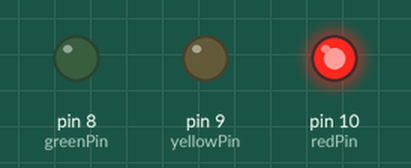
This sketch was run on a simulated Arduino Uno, built with avr-gcc and run on an emulated ATmega328P. Shown: output pins drawn as LEDs (lit = HIGH).

Above: at 5.0 s.
At 11.0 s:
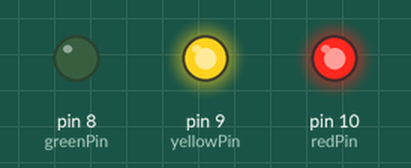
At 17.0 s:
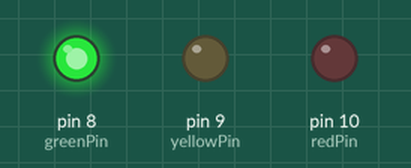
At 23.0 s:
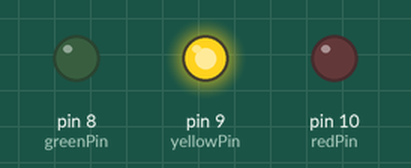
Timing chart, 0 to 31.2 s (numbered marks = the images above):
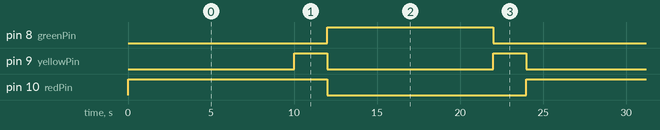

Measured:
- by itself, pin 8 (greenPin): alternates HIGH for 10.0 s and LOW for 14.0 s
- by itself, pin 9 (yellowPin): alternates HIGH for 2.0 s and LOW for 10.0 s
- by itself, pin 10 (redPin): alternates HIGH for 12.0 s and LOW for 12.0 s

The sketch:

traffic1.ino
```cpp
//Project 1 - Traffic Light

int ledDelay = 10000; //Delay in between changes
int redPin = 10;
int yellowPin = 9;
int greenPin = 8;

void setup() {
  pinMode(redPin, OUTPUT);
  pinMode(yellowPin, OUTPUT);
  pinMode(greenPin, OUTPUT);
}

void loop() {
  //turn the red light on
  digitalWrite(redPin, HIGH);
  delay(ledDelay); //wait 5 seconds
  digitalWrite(yellowPin, HIGH); //turn on yellow
  delay(2000); //wait 2 seconds

  digitalWrite(greenPin, HIGH); //turn green on
  digitalWrite(redPin, LOW); //turn red off
  digitalWrite(yellowPin, LOW); //turn yellow off
  delay(ledDelay); //wait ledDelay miliseconds

  digitalWrite(yellowPin, HIGH); //turn yellow on
  digitalWrite(greenPin, LOW); //turn green off
  delay(2000); //wait 2 seconds

  digitalWrite(yellowPin, LOW); //turn yellow off
  //now our loop repeats
}
```
